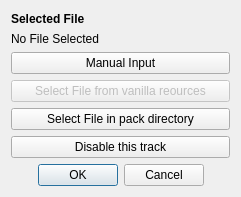
<?xml version="1.0" encoding="UTF-8"?>
<ui version="4.0">
 <class>FileSelectDial</class>
 <widget class="QDialog" name="FileSelectDial">
  <property name="windowModality">
   <enum>Qt::ApplicationModal</enum>
  </property>
  <property name="geometry">
   <rect>
    <x>0</x>
    <y>0</y>
    <width>241</width>
    <height>197</height>
   </rect>
  </property>
  <property name="sizePolicy">
   <sizepolicy hsizetype="Fixed" vsizetype="Fixed">
    <horstretch>0</horstretch>
    <verstretch>0</verstretch>
   </sizepolicy>
  </property>
  <property name="minimumSize">
   <size>
    <width>241</width>
    <height>197</height>
   </size>
  </property>
  <property name="maximumSize">
   <size>
    <width>241</width>
    <height>197</height>
   </size>
  </property>
  <property name="windowTitle">
   <string>Select File</string>
  </property>
  <property name="modal">
   <bool>true</bool>
  </property>
  <layout class="QVBoxLayout" name="verticalLayout">
   <item>
    <widget class="QLabel" name="label">
     <property name="font">
      <font>
       <pointsize>9</pointsize>
       <weight>75</weight>
       <bold>true</bold>
      </font>
     </property>
     <property name="text">
      <string>Selected File</string>
     </property>
    </widget>
   </item>
   <item>
    <widget class="QLabel" name="selectedLabel">
     <property name="text">
      <string>No File Selected</string>
     </property>
    </widget>
   </item>
   <item>
    <widget class="QPushButton" name="pushButton">
     <property name="toolTip">
      <string>Use this if the file you want to use is from the base game, and is not located in your content pack</string>
     </property>
     <property name="whatsThis">
      <string>Use this if the file you want to use is from the base game, and is not located in your content pack</string>
     </property>
     <property name="text">
      <string>Manual Input</string>
     </property>
    </widget>
   </item>
   <item>
    <widget class="QPushButton" name="pushButton_3">
     <property name="enabled">
      <bool>false</bool>
     </property>
     <property name="toolTip">
      <string>[Coming Soon] Use this if the file you want to use is from the base game, and is not located in your content pack</string>
     </property>
     <property name="whatsThis">
      <string>[Coming Soon] Use this if the file you want to use is from the base game, and is not located in your content pack</string>
     </property>
     <property name="text">
      <string>Select File from vanilla reources</string>
     </property>
    </widget>
   </item>
   <item>
    <widget class="QPushButton" name="pushButton_2">
     <property name="toolTip">
      <string>Use this if you are using a file included in your resource pack</string>
     </property>
     <property name="whatsThis">
      <string>Use this if you are using a file included in your resource pack</string>
     </property>
     <property name="text">
      <string>Select File in pack directory</string>
     </property>
    </widget>
   </item>
   <item>
    <widget class="QPushButton" name="pushButton_4">
     <property name="text">
      <string>Disable this track</string>
     </property>
    </widget>
   </item>
   <item>
    <widget class="QDialogButtonBox" name="buttonBox">
     <property name="orientation">
      <enum>Qt::Horizontal</enum>
     </property>
     <property name="standardButtons">
      <set>QDialogButtonBox::Cancel|QDialogButtonBox::Ok</set>
     </property>
     <property name="centerButtons">
      <bool>true</bool>
     </property>
    </widget>
   </item>
  </layout>
 </widget>
 <resources/>
 <connections>
  <connection>
   <sender>buttonBox</sender>
   <signal>accepted()</signal>
   <receiver>FileSelectDial</receiver>
   <slot>accept()</slot>
   <hints>
    <hint type="sourcelabel">
     <x>248</x>
     <y>254</y>
    </hint>
    <hint type="destinationlabel">
     <x>157</x>
     <y>274</y>
    </hint>
   </hints>
  </connection>
  <connection>
   <sender>buttonBox</sender>
   <signal>rejected()</signal>
   <receiver>FileSelectDial</receiver>
   <slot>reject()</slot>
   <hints>
    <hint type="sourcelabel">
     <x>316</x>
     <y>260</y>
    </hint>
    <hint type="destinationlabel">
     <x>286</x>
     <y>274</y>
    </hint>
   </hints>
  </connection>
 </connections>
</ui>
